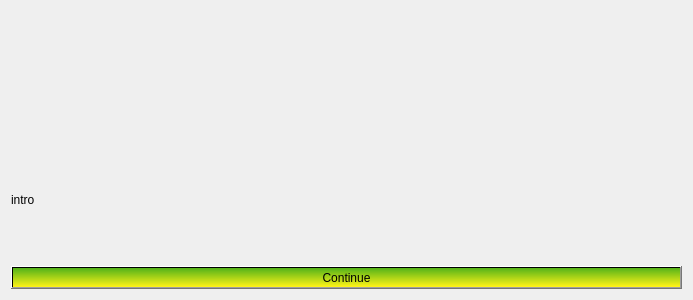
<?xml version="1.0" encoding="UTF-8"?>
<ui version="4.0">
 <class>Intro</class>
 <widget class="QDialog" name="Intro">
  <property name="geometry">
   <rect>
    <x>0</x>
    <y>0</y>
    <width>693</width>
    <height>300</height>
   </rect>
  </property>
  <property name="windowTitle">
   <string>Dialog</string>
  </property>
  <layout class="QVBoxLayout" name="verticalLayout">
   <item>
    <layout class="QHBoxLayout" name="horizontalLayout">
     <item>
      <widget class="QLabel" name="introPic">
       <property name="text">
        <string/>
       </property>
       <property name="pixmap">
        <pixmap resource="assets.qrc">:/Images/Characters/earth1.jpg</pixmap>
       </property>
       <property name="wordWrap">
        <bool>false</bool>
       </property>
      </widget>
     </item>
     <item>
      <widget class="QLabel" name="introimg2">
       <property name="text">
        <string/>
       </property>
       <property name="pixmap">
        <pixmap resource="assets.qrc">:/Images/Characters/earth1.jpg</pixmap>
       </property>
      </widget>
     </item>
     <item>
      <widget class="QLabel" name="label">
       <property name="text">
        <string/>
       </property>
       <property name="pixmap">
        <pixmap resource="assets.qrc">:/ch3.png</pixmap>
       </property>
      </widget>
     </item>
     <item>
      <widget class="QLabel" name="label_2">
       <property name="text">
        <string/>
       </property>
       <property name="pixmap">
        <pixmap resource="assets.qrc">:/ch2.png</pixmap>
       </property>
      </widget>
     </item>
    </layout>
   </item>
   <item>
    <widget class="QLabel" name="introlbl">
     <property name="text">
      <string>intro</string>
     </property>
    </widget>
   </item>
   <item>
    <widget class="QPushButton" name="pushButton">
     <property name="styleSheet">
      <string notr="true">background-color: qlineargradient(spread:pad, x1:0, y1:0, x2:0.03, y2:1, stop:0 rgba(81, 178, 25, 255), stop:1 rgba(255, 243, 23, 255));
</string>
     </property>
     <property name="text">
      <string>Continue</string>
     </property>
    </widget>
   </item>
  </layout>
 </widget>
 <resources>
  <include location="assets.qrc"/>
 </resources>
 <connections/>
</ui>
